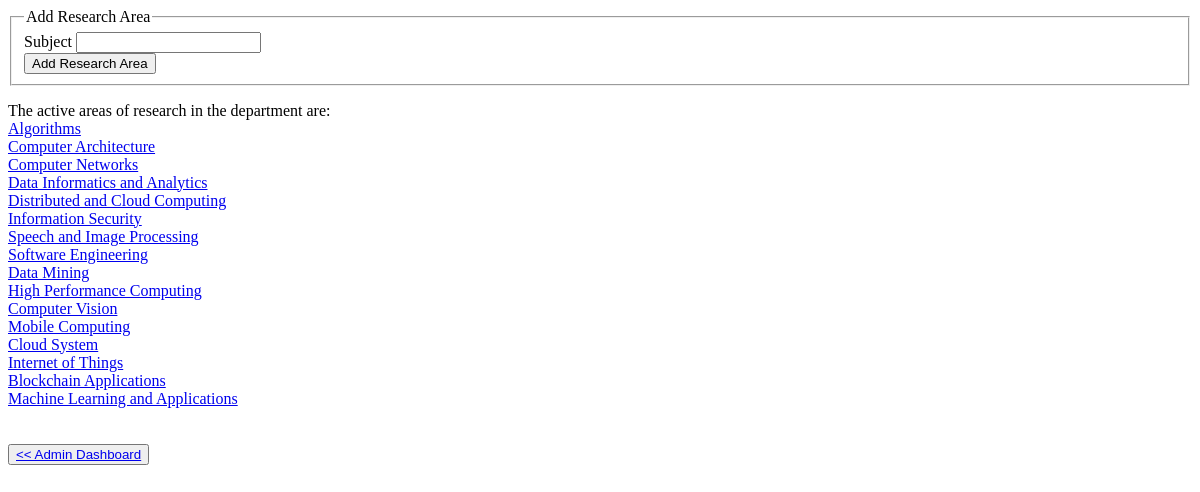
/add_research_area, run on an earlier commit of the app's database.
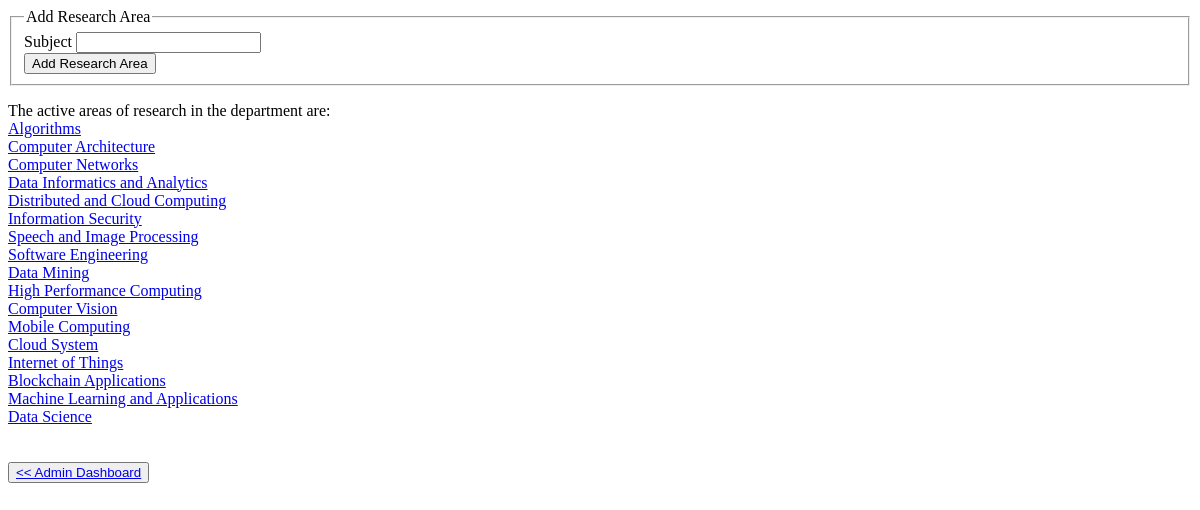
And on a later commit of the database.
### nitk_cse/models.py (models this page shows, shortened)
class Research(db.Model):
    id = db.Column(db.Integer, primary_key=True)
    title = db.Column(db.String(20), unique=True, nullable=False)
    faculty = db.relationship('ResearchFaculty', backref='research_area', lazy=True)
    journals = db.relationship('ResearchJournal', backref='research_area', lazy=True)
    conferences = db.relationship('ResearchConf', backref='research_area', lazy=True)

### nitk_cse/routes.py (the view)
@app.route('/add_research_area',methods=['GET','POST'])
def add_research_area():
    form = ResearchAreaForm()
    areas = Research.query.all()
    if form.validate_on_submit():
        r = Research(title = form.title.data)
        db.session.add(r)
        db.session.commit()
        flash(f'Research Area Added Successfully!','success')
        return redirect(url_for('add_research_area'))
    return render_template('add_research_area.html',form=form,areas=areas)

### nitk_cse/forms.py
class ResearchAreaForm(FlaskForm):
    title = StringField('Subject', validators=[DataRequired(), Length(min=2, max=200)])
    submit = SubmitField('Add Research Area')

### nitk_cse/templates/add_research_area.html (shortened to what this page needs)
<div>
    <form action="" method="POST">
        <fieldset>
            <legend>Add Research Area</legend>
            {{ form.title.label(class="form-control-label")}}
            {% if form.title.errors %}
                        {{ form.title(class="form-control form-control-lg is-invalid") }}
                        <div class="invalid-feedback">
                            {% for error in form.title.errors %}
                                <span> {{ error }} </span>
                            {% endfor %}
                        </div>
            {% else %}
                        {{ form.title(class="form-control form-control-lg is-valid") }}
            {% endif %}
            <br>
            {{ form.submit(class="btn btn-outline-info")}}
        </fieldset>
    </form>
</div>
<div>
    The active areas of research in the department are: <br>
    {% for area in areas %}
        <a href="/edit_area/{{ area.id }}">{{ area.title }}</a><br>
    {% endfor %}
</div>
<button><a href="{{ url_for('admin') }}"><< Admin Dashboard</a> </button>

What changed in the data, as far as the page shows it:
added Research: title "Data Science"
